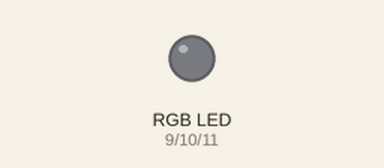
The sketch below on a simulated Arduino Uno, built with avr-gcc and run on an emulated ATmega328P. Shown: an RGB LED mixed from three pins (HIGH = lit). Pins used as bus, display or sensor lines are not drawn.

Above: at 0.15 s.
At 5.26 s:
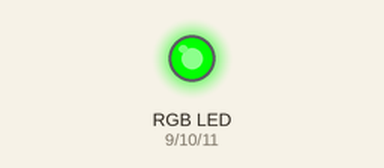
At 10.37 s:
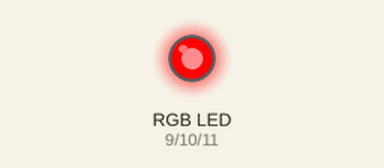
At 19.99 s:
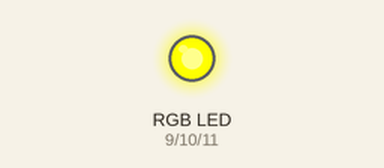
At 29.92 s:
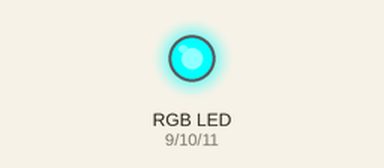
At 39.84 s:
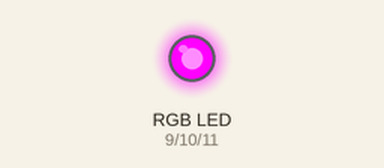
Timing chart, 0 to 40.0 s (numbered marks = the images above):
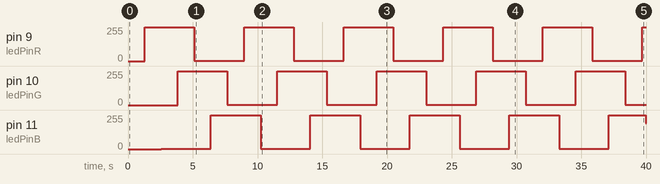

The sketch:

LED_part_2.ino.ino
```cpp
#define FADESPEED 5 //got from led strip website
int analogPin = 0; // MSGEQ7 OUT
int strobePin = 2; // MSGEQ7 STROBE
int resetPin = 4; // MSGEQ7 RESET
int spectrumValue[7];

// MSGEQ7 OUT pin produces values around 50-80
// when there is no input, so use this value to
// filter out a lot of the chaff. = got values from online
int filterValue = 80;

// LED pins connected to the PWM pins on the Arduino

int ledPinR = 9;
int ledPinG = 10;
int ledPinB = 11;

void setup()
{
  Serial.begin(9600);
  // Read from MSGEQ7 OUT
  pinMode(analogPin, INPUT);
  // Write to MSGEQ7 STROBE and RESET
  pinMode(strobePin, OUTPUT);
  pinMode(resetPin, OUTPUT);

  // Set analogPin's reference voltage
  analogReference(DEFAULT); // 5V

  // Set startup values for pins
  digitalWrite(resetPin, LOW);
  digitalWrite(strobePin, HIGH);
}

  void loop() {
    if(analogPin != HIGH){
  int r;
  int g;
  int b;

  // fade from blue to violet
  for (r = 0; r < 256; r++) {
    analogWrite(ledPinR, r);
    delay(FADESPEED);
  }
  // fade from violet to red
  for (b = 255; b > 0; b--) {
    analogWrite(ledPinB, b);
    delay(FADESPEED);
  }
  // fade from red to yellow
  for (g = 0; g < 256; g++) {
    analogWrite(ledPinG, g);
    delay(FADESPEED);
  }
  // fade from yellow to green
  for (r = 255; r > 0; r--) {
    analogWrite(ledPinR, r);
    delay(FADESPEED);
  }
  // fade from green to teal
  for (b = 0; b < 256; b++) {
    analogWrite(ledPinB, b);
    delay(FADESPEED);
  }
  // fade from teal to blue
  for (g = 255; g > 0; g--) {
    analogWrite(ledPinG, g);
    delay(FADESPEED);
  }
    }

 else{

{
  // Set reset pin low to enable strobe
  digitalWrite(resetPin, HIGH);
  digitalWrite(resetPin, LOW);

  // Get all 7 spectrum values from the MSGEQ7
  for (int i = 0; i < 7; i++)
  {
    digitalWrite(strobePin, LOW);
    delayMicroseconds(30); // Allow output to settle

    spectrumValue[i] = analogRead(analogPin);

    // Constrain any value above 1023 or below filterValue
    spectrumValue[i] = constrain(spectrumValue[i], filterValue, 1023);


    // Remap the value to a number between 0 and 255
    spectrumValue[i] = map(spectrumValue[i], filterValue, 1023, 0, 255);

    // Remove serial stuff after debugging
    Serial.print(spectrumValue[i]);
    Serial.print(" ");
    digitalWrite(strobePin, HIGH);
   }

   Serial.println();

   // Write the PWM values to the LEDs
   analogWrite(ledPinR, spectrumValue[1]);
   analogWrite(ledPinG, spectrumValue[4]);
   analogWrite(ledPinB, spectrumValue[6]);
}

 }
  }
```

Measured:
- by itself, pin 9 (ledPinR), pin 10 (ledPinG): alternates 255/255 for 3.8 s and 1/255 for 3.8 s
- by itself, pin 11 (ledPinB): 0/255 → 1/255 at 2.6 s, → 255/255 3.8 s later, → 1/255 3.8 s later, → 255/255 3.8 s later, … (11 changes in this stretch)
